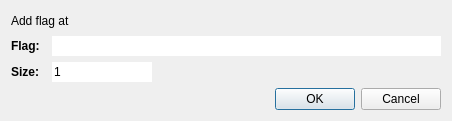
<?xml version="1.0" encoding="UTF-8"?>
<ui version="4.0">
 <class>FlagDialog</class>
 <widget class="QDialog" name="FlagDialog">
  <property name="geometry">
   <rect>
    <x>0</x>
    <y>0</y>
    <width>452</width>
    <height>121</height>
   </rect>
  </property>
  <property name="windowTitle">
   <string>Add Flag</string>
  </property>
  <layout class="QVBoxLayout" name="verticalLayout">
   <item>
    <widget class="QLabel" name="message">
     <property name="text">
      <string>Add flag at</string>
     </property>
    </widget>
   </item>
   <item>
    <layout class="QFormLayout" name="formLayout">
     <property name="horizontalSpacing">
      <number>12</number>
     </property>
     <item row="0" column="0">
      <widget class="QLabel" name="label">
       <property name="font">
        <font>
         <weight>75</weight>
         <bold>true</bold>
        </font>
       </property>
       <property name="text">
        <string>Flag:</string>
       </property>
      </widget>
     </item>
     <item row="0" column="1">
      <widget class="QLineEdit" name="nameEdit">
       <property name="frame">
        <bool>false</bool>
       </property>
       <property name="placeholderText">
        <string notr="true"/>
       </property>
      </widget>
     </item>
     <item row="1" column="1">
      <widget class="QLineEdit" name="sizeEdit">
       <property name="maximumSize">
        <size>
         <width>100</width>
         <height>16777215</height>
        </size>
       </property>
       <property name="text">
        <string>1</string>
       </property>
       <property name="frame">
        <bool>false</bool>
       </property>
       <property name="placeholderText">
        <string notr="true"/>
       </property>
      </widget>
     </item>
     <item row="1" column="0">
      <widget class="QLabel" name="label_2">
       <property name="font">
        <font>
         <weight>75</weight>
         <bold>true</bold>
        </font>
       </property>
       <property name="text">
        <string>Size:</string>
       </property>
      </widget>
     </item>
    </layout>
   </item>
   <item>
    <widget class="QDialogButtonBox" name="buttonBox">
     <property name="orientation">
      <enum>Qt::Horizontal</enum>
     </property>
     <property name="standardButtons">
      <set>QDialogButtonBox::Cancel|QDialogButtonBox::Ok</set>
     </property>
    </widget>
   </item>
  </layout>
 </widget>
 <resources/>
 <connections>
  <connection>
   <sender>buttonBox</sender>
   <signal>accepted()</signal>
   <receiver>FlagDialog</receiver>
   <slot>accept()</slot>
   <hints>
    <hint type="sourcelabel">
     <x>248</x>
     <y>254</y>
    </hint>
    <hint type="destinationlabel">
     <x>157</x>
     <y>274</y>
    </hint>
   </hints>
  </connection>
  <connection>
   <sender>buttonBox</sender>
   <signal>rejected()</signal>
   <receiver>FlagDialog</receiver>
   <slot>reject()</slot>
   <hints>
    <hint type="sourcelabel">
     <x>316</x>
     <y>260</y>
    </hint>
    <hint type="destinationlabel">
     <x>286</x>
     <y>274</y>
    </hint>
   </hints>
  </connection>
 </connections>
</ui>
